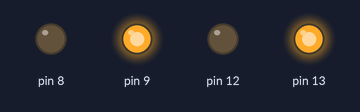
Bench run of a sketch on a simulated Arduino Uno, built with avr-gcc and run on an emulated ATmega328P. Shown: output pins drawn as LEDs (lit = HIGH).

Above: at 0.05 s.
At 1.45 s:
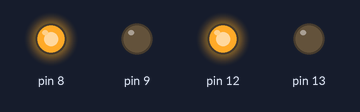
At 2.75 s:
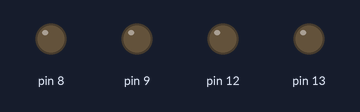
Timing chart, 0 to 3.0 s (numbered marks = the images above):
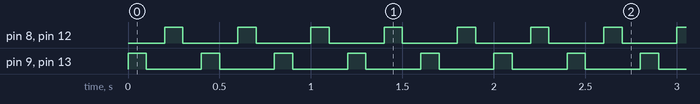

Measured:
- by itself, pin 8, pin 9, pin 12, pin 13: alternates HIGH for 0.10 s and LOW for 0.30 s

The sketch:

blikac.ino
```cpp
// jak dlouho ma pockat
const int cas = 100;

void setup() {
  pinMode(8, OUTPUT);
  pinMode(9, OUTPUT);
  pinMode(12, OUTPUT);
  pinMode(13, OUTPUT);
}

void loop() {
  // rozsvit
  digitalWrite(9, HIGH);
  digitalWrite(13, HIGH);
  // cekej
  delay(cas);
  // zhasni
  digitalWrite(9, LOW);
  digitalWrite(13, LOW);
  // cekej
  delay(cas);
  // rozsvit
  digitalWrite(8, HIGH);
  digitalWrite(12, HIGH);
  // cekej
  delay(cas);
  // zhasni
  digitalWrite(8, LOW);
  digitalWrite(12, LOW);
  // cekej
  delay(cas);
}
```
